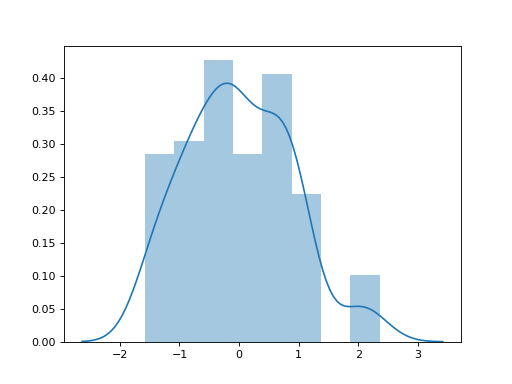

Generate this figure with Python:
import msprime
import libsequence.variant_matrix as vmatrix
import libsequence.summstats as sstats
import seaborn as sns

D = []

for ts in msprime.simulate(100, num_replicates=100,
                           mutation_rate=25.0,
                           random_seed=42):
    m = vmatrix.VariantMatrix.from_TreeSequence(ts)
    ac = m.count_alleles()
    D.append(sstats.tajd(ac))

sns.distplot(D)
